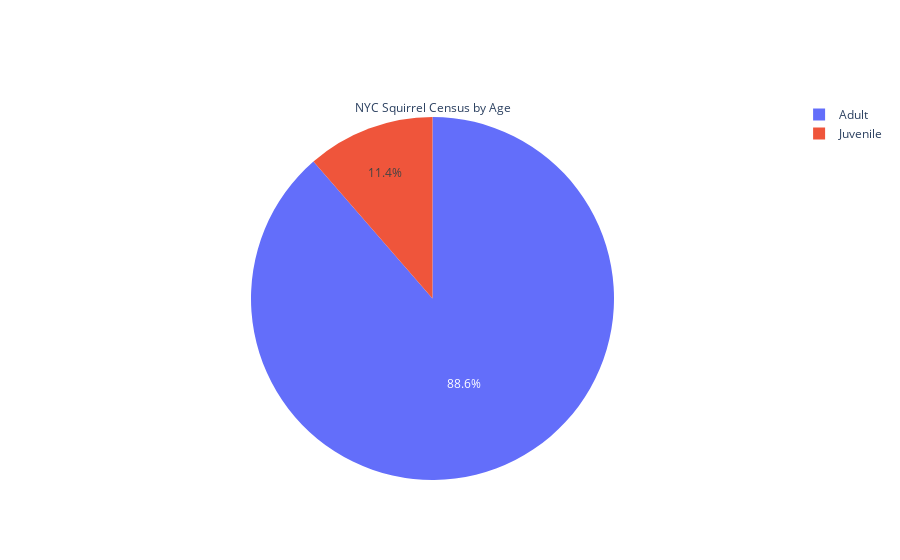

The notebook cell saved with this chart:
### Code cell
title = 'NYC Squirrel Census by Age'
labels = ['Juvenile', 'Adult']
values = [juvenile_squirrels, adult_squirrels]
pieChart = go.Figure(data=[go.Pie(title=title, labels=labels, values=values)])
pieChart.show()

### Figure 1 — Plotly figure (JSON) as saved in the notebook; plotly's stock layout.template omitted (floating-point values rounded to 4 significant figures)
{"data": [{"labels": ["Juvenile", "Adult"], "title": {"text": "NYC Squirrel Census by Age"}, "type": "pie", "values": [330, 2568]}], "layout": {}}
